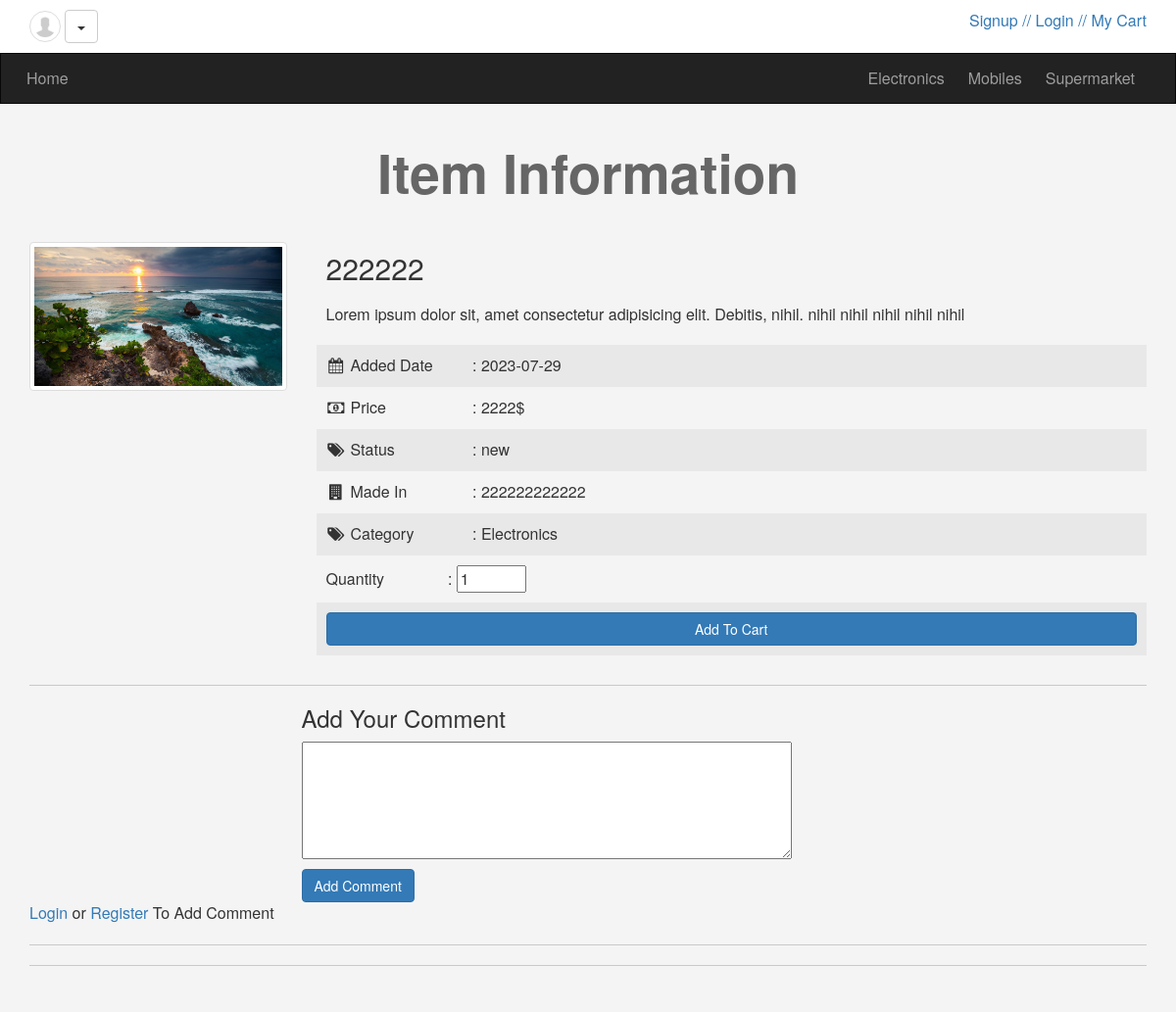
Page /items.php?itemid=2 on the committed database.
### tables this page shows
CREATE TABLE `categories` (
  `id` smallint(6) NOT NULL,
  `name` varchar(100) NOT NULL,
  `description` text DEFAULT NULL,
  `ordaring` int(11) DEFAULT NULL,
  `visibility` tinyint(4) NOT NULL DEFAULT 0,
  `allow_comment` tinyint(4) NOT NULL DEFAULT 0,
  `allow_ads` tinyint(4) NOT NULL DEFAULT 0
);

CREATE TABLE `items` (
  `item_id` int(11) NOT NULL,
  `name` varchar(100) NOT NULL,
  `description` text NOT NULL,
  `country` varchar(50) NOT NULL,
  `price` varchar(20) NOT NULL,
  `category` varchar(100) NOT NULL,
  `image` varchar(255) NOT NULL,
  `item_date` date NOT NULL,
  `item_status` varchar(30) NOT NULL,
  `approve` tinyint(1) NOT NULL DEFAULT 0
);

### init.php (called while the page is built, shortened)
<?php
	$tpl 	= 'includes/templates/';
	$func	= 'includes/functions/';
	$css 	= 'layout/css/';
	include $func . 'functions.php';
	include $tpl . 'header.php';

### includes/functions/functions.php (called while the page is built, shortened)
<?php
class Connection
{
    private $dsn = "mysql:host=localhost;dbname=ecommerce";
    private $user = "root";
    private $pass = "";
    private $options = array(
        PDO::MYSQL_ATTR_INIT_COMMAND => "SET NAMES utf8",
    );
    public $conn;
    public function __construct()
    {
        try {
            $this->conn = new PDO($this->dsn, $this->user, $this->pass, $this->options);
            $this->conn->setAttribute(PDO::ATTR_ERRMODE, PDO::ERRMODE_EXCEPTION);
        } catch (PDOException $e) {
            echo "Failed to connect " . $e->getMessage();
        }
    }
    public function fetch_data($filed, $table, $where = NULL, $value = NULL, $order = NULL, $limit = NULL, $all = NULL)
    {
        if($value == NULL) {
            if($all == NULL) {
                $stmt = $this->conn->prepare("SELECT $filed FROM $table $order $limit");
                $stmt->execute();
                return $stmt->fetch();
            }
            elseif($all == "fetchAll") {
                $stmt = $this->conn->prepare("SELECT $filed FROM $table $order $limit");
                $stmt->execute();
                return $stmt->fetchAll();
            }
        } else{
            if($all == NULL) {
                $stmt = $this->conn->prepare("SELECT $filed FROM $table WHERE $where = ? $order $limit");
                $stmt->execute(array($value));
                return $stmt->fetch();
            }
            elseif($all == "fetchAll") {
                $stmt = $this->conn->prepare("SELECT $filed FROM $table WHERE $where = ? $order $limit");
                $stmt->execute(array($value));
                return $stmt->fetchAll();
            }
        }
    }
}

### items.php (the view, shortened to what this page needs)
<?php
include 'init.php';
if(isset($_GET['itemid']) && is_numeric($_GET['itemid'])){
	$check_item = new Connection();
	$item = $check_item->fetch_data("*", "items", "item_id", intval($_GET['itemid']));
	if(!empty($item)){
?>
		<h1 class="text-center">Item Information</h1>
		<div class="container">
			<div class="row">
				<div class="col-md-3">
					<img class="img-responsive img-thumbnail center-block" src="<?= $item['image']; ?>" alt="avatar" />
				</div>
				<div class="col-md-9 item-info">
					<h2><?= $item['name']; ?></h2>
					<p><?= $item['description']; ?></p>
					<ul class="list-unstyled">
						<li>
							<i class="fa fa-calendar fa-fw"></i>
							<span>Added Date</span> : <?= $item['item_date']; ?>
						</li>
						<li>
							<i class="fa fa-money fa-fw"></i>
							<span>Price</span> : <?= $item['price']; ?>
						</li>
						<li>
						<i class="fa fa-tags fa-fw"></i>
							<span>Status</span> : <?= $item['item_status']; ?>
						</li>
						<li>
							<i class="fa fa-building fa-fw"></i>
							<span>Made In</span> : <?= ucfirst($item['country']); ?>
						</li>
						<li>
							<i class="fa fa-tags fa-fw"></i>
							<span>Category</span> : <?= $item['category']; ?>
						</li>
						<li>
							<form action="<?= $_SERVER['PHP_SELF'];?>?itemid=<?= $item['item_id'];?>" method="POST">
							<span>Quantity</span> : <input type="number" name="number" min="1" max="100" value="<?= isset($_POST['quantity']) ? $_POST['number'] : 1;?>">
						</li>
						<li>
							<input class="btn btn-primary btn-block" name="quantity" type="submit" value="Add To Cart" />
					</li>
					</ul>
				</div>
			</div>
			<hr class="custom-hr">
			<div class="row">
				<div class="col-md-offset-3">
					<div class="add-comment">
						<h3>Add Your Comment</h3>
						<form action="?itemid=<?= $item['item_id'];?>" method="POST">
							<textarea name="comment" ></textarea>
							<input class="btn btn-primary" name="comments" type="submit" value="Add Comment">
						</form>
					</div>
				</div>
			</div>
			<?php
				if(!isset($_SESSION['user'])) {
					echo '<a href="login.php">Login</a> or <a href="register.php">Register</a> To Add Comment';
				}
			?>
				<?php
					$connect = new Connection();
					$stmt = $connect->conn->prepare("SELECT u.full_name, u.image, c.comment
														FROM users u LEFT JOIN comments c
														ON u.user_id = c.com_from_user
														WHERE c.com_to_item = ?
														");
					$stmt->execute(array($_GET['itemid']));
					$comments = $stmt->fetchAll();
					if(isset($comments)) {
						echo '<hr class="custom-hr">';
							?>
							<?php
							echo '<hr class="custom-hr">';
							}?>
		</div>
					<?php }?>
	<?php }?>
<?php
	include $tpl . 'footer.php';
?>

### includes/templates/header.php (shortened to what this page needs)
<!DOCTYPE html>
<html>
	<head>
		<link rel="stylesheet" href="<?php echo $css ?>bootstrap.min.css" />
		<link rel="stylesheet" href="<?php echo $css ?>font-awesome.min.css" />
		<link rel="stylesheet" href="<?php echo $css ?>jquery-ui.css" />
		<link rel="stylesheet" href="<?php echo $css ?>jquery.selectBoxIt.css" />
		<link rel="stylesheet" href="<?php echo $css ?>front.css" />
	</head>
	<body>
	<div class="upper-bar">
		<div class="container">
				<img class="my-image img-thumbnail img-circle" src="./uploads/img.png" alt="" />
				<div class="btn-group my-info">
					<span class="btn btn-default dropdown-toggle" data-toggle="dropdown">
						<span class="caret"></span>
					</span>
				</div>
				<a href="cart.php">
							<span class="pull-right">/ My Cart</span>
				</a>
				<?php
					if(!isset($_SESSION['user'])) {
						echo '<a href="login.php"><span class="pull-right">/ Login /</span></a>';
						echo '<a href="register.php"><span class="pull-right"> Signup /</span></a>';
					}
				?>
		</div>
	</div>
	<nav class="navbar navbar-inverse">
	  <div class="container">
	    <div class="navbar-header">
	      <a class="navbar-brand" href="index.php">Home</a>
	    </div>
	    <div class="collapse navbar-collapse" id="app-nav">
	        <ul class="nav navbar-nav navbar-right">
				<?php
					$connect = new Connection();
					$all_cats = $connect->fetch_data("id, name", "categories", "visibility", "1", "ORDER BY ordaring", all: "fetchAll");
					if(!empty($all_cats)) {
						foreach($all_cats as $cat) {
							echo "<li>
									<a href='index.php?cat=$cat[name]'>$cat[name]</a>
								</li>";
						}
					}
				?>
	        </ul>
	    </div>
	  </div>
	</nav>

### layout/css/front.css (style rules this page uses)
body { background-color: #F4F4F4; font-size: 16px; height: 3000px; }
h1 { font-size: 55px; margin: 40px 0; font-weight: bold; color: #666; }
.navbar { border-radius: 0; margin-bottom: 0; }
.nav > li > a, .navbar-brand { padding: 15px 12px; }
.navbar-brand { font-size: 1em; }
.upper-bar { padding: 10px; background-color: #FFF }
.my-image { width: 32px; height: 32px; }
.item-info h2 { padding: 10px; margin: 0; }
.item-info p { padding: 10px; }
.item-info ul li { padding: 10px; }
.item-info ul li:nth-child(odd) { background-color: #e8e8e8; }
.item-info ul li span { display: inline-block; width: 120px; }
.add-comment h3 { margin: 0 0 10px; }
.add-comment textarea { display: block; margin-bottom: 10px; width: 500px; height: 120px; }
.custom-hr { border-top: 1px solid #c9c9c9; }

### rows in the picture
categories: name "Electronics"
categories: name "Mobiles"
categories: name "Supermarket"
items: image (picture), name "222222", description "Lorem ipsum dolor sit, amet consectetur adipisicing elit. Debitis, nihil. nihil nihil nihil nihil nihil", item_date "2023-07-29", price "2222$", item_status "new", country "222222222222", category "Electronics"
